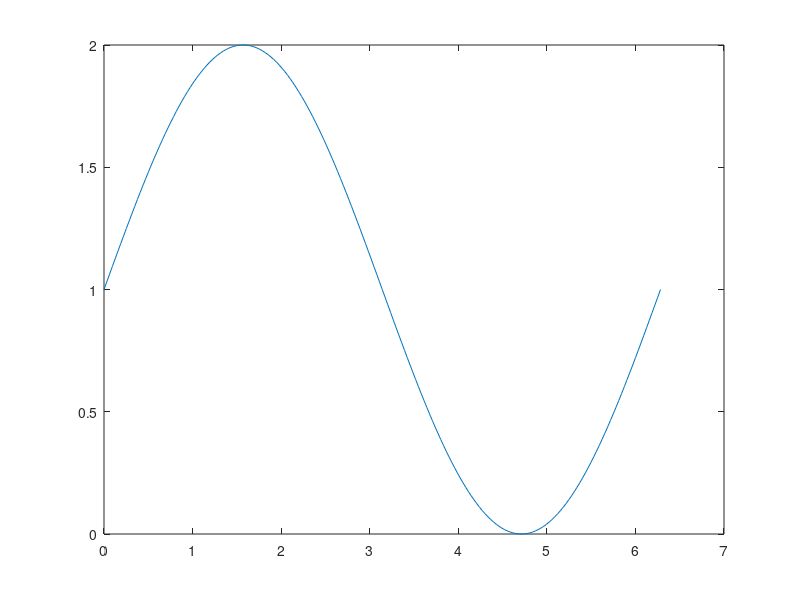
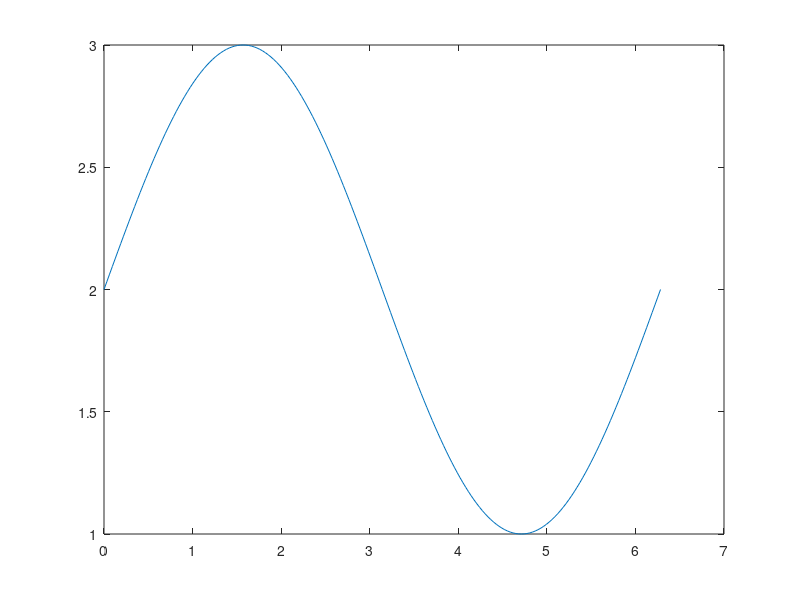
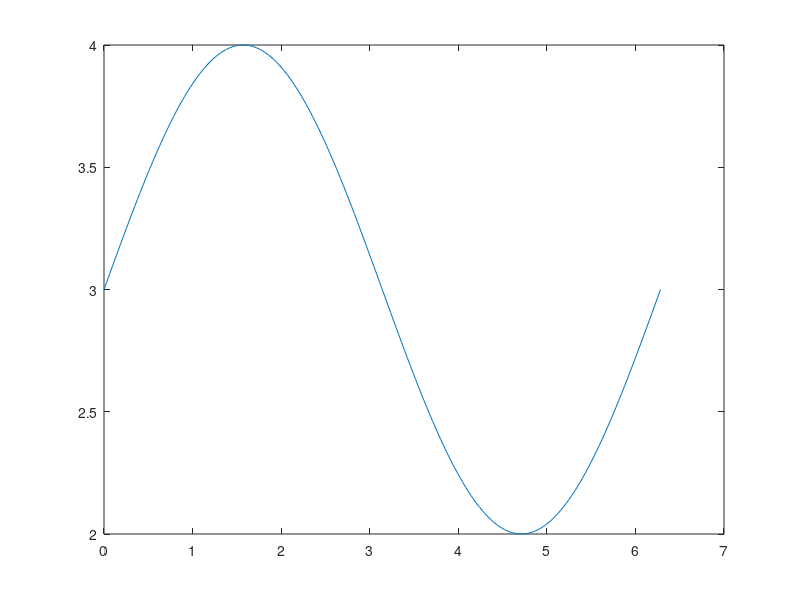
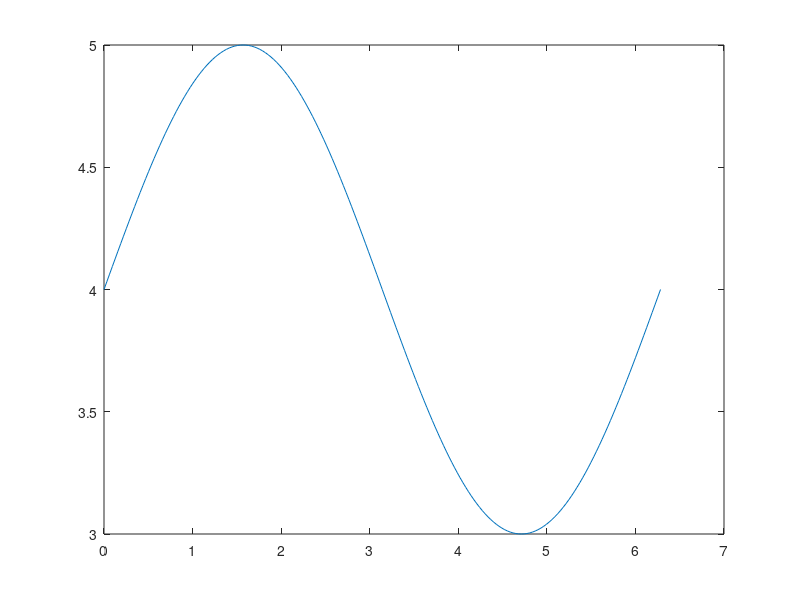

MATLAB code to generate these figures, in order:
I = 1;
figure
while I <= 4
    x=0:pi/100:2*pi;
    y=sin(x) + I;
    plot(x,y);
    saveas(gcf,strcat('figure',num2str(I),'.png'));
    I = I+1;
end
